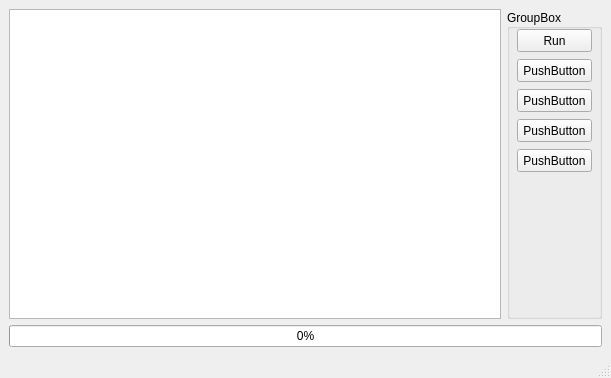
<?xml version="1.0" encoding="UTF-8"?>
<ui version="4.0">
 <class>MainWindow</class>
 <widget class="QMainWindow" name="MainWindow">
  <property name="geometry">
   <rect>
    <x>0</x>
    <y>0</y>
    <width>611</width>
    <height>378</height>
   </rect>
  </property>
  <property name="windowTitle">
   <string>MainWindow</string>
  </property>
  <widget class="QWidget" name="centralwidget">
   <layout class="QVBoxLayout">
    <item>
     <layout class="QHBoxLayout" name="horizontalLayout">
      <item>
       <widget class="QTextEdit" name="textEdit"/>
      </item>
      <item>
       <widget class="QGroupBox" name="groupBox">
        <property name="sizePolicy">
         <sizepolicy hsizetype="Preferred" vsizetype="Expanding">
          <horstretch>0</horstretch>
          <verstretch>0</verstretch>
         </sizepolicy>
        </property>
        <property name="minimumSize">
         <size>
          <width>95</width>
          <height>0</height>
         </size>
        </property>
        <property name="title">
         <string>GroupBox</string>
        </property>
        <property name="alignment">
         <set>Qt::AlignLeading|Qt::AlignLeft|Qt::AlignVCenter</set>
        </property>
        <property name="flat">
         <bool>false</bool>
        </property>
        <property name="checkable">
         <bool>false</bool>
        </property>
        <widget class="QPushButton" name="pushRunAll">
         <property name="geometry">
          <rect>
           <x>10</x>
           <y>20</y>
           <width>75</width>
           <height>23</height>
          </rect>
         </property>
         <property name="text">
          <string>Run</string>
         </property>
        </widget>
        <widget class="QPushButton" name="pushButton_3">
         <property name="geometry">
          <rect>
           <x>10</x>
           <y>50</y>
           <width>75</width>
           <height>23</height>
          </rect>
         </property>
         <property name="text">
          <string>PushButton</string>
         </property>
        </widget>
        <widget class="QPushButton" name="pushButton_2">
         <property name="geometry">
          <rect>
           <x>10</x>
           <y>80</y>
           <width>75</width>
           <height>23</height>
          </rect>
         </property>
         <property name="text">
          <string>PushButton</string>
         </property>
        </widget>
        <widget class="QPushButton" name="pushButton_4">
         <property name="geometry">
          <rect>
           <x>10</x>
           <y>110</y>
           <width>75</width>
           <height>23</height>
          </rect>
         </property>
         <property name="text">
          <string>PushButton</string>
         </property>
        </widget>
        <widget class="QPushButton" name="pushButton_5">
         <property name="geometry">
          <rect>
           <x>10</x>
           <y>140</y>
           <width>75</width>
           <height>23</height>
          </rect>
         </property>
         <property name="text">
          <string>PushButton</string>
         </property>
        </widget>
        <zorder>pushRunAll</zorder>
        <zorder>pushButton_3</zorder>
        <zorder>pushButton_2</zorder>
        <zorder>pushButton_4</zorder>
        <zorder>pushButton_5</zorder>
        <zorder>verticalLayoutWidget</zorder>
       </widget>
      </item>
     </layout>
    </item>
    <item>
     <widget class="QProgressBar" name="progressBar">
      <property name="value">
       <number>0</number>
      </property>
     </widget>
    </item>
   </layout>
  </widget>
  <widget class="QMenuBar" name="menubar">
   <property name="geometry">
    <rect>
     <x>0</x>
     <y>0</y>
     <width>611</width>
     <height>18</height>
    </rect>
   </property>
  </widget>
  <widget class="QStatusBar" name="statusbar"/>
 </widget>
 <resources/>
 <connections/>
</ui>
